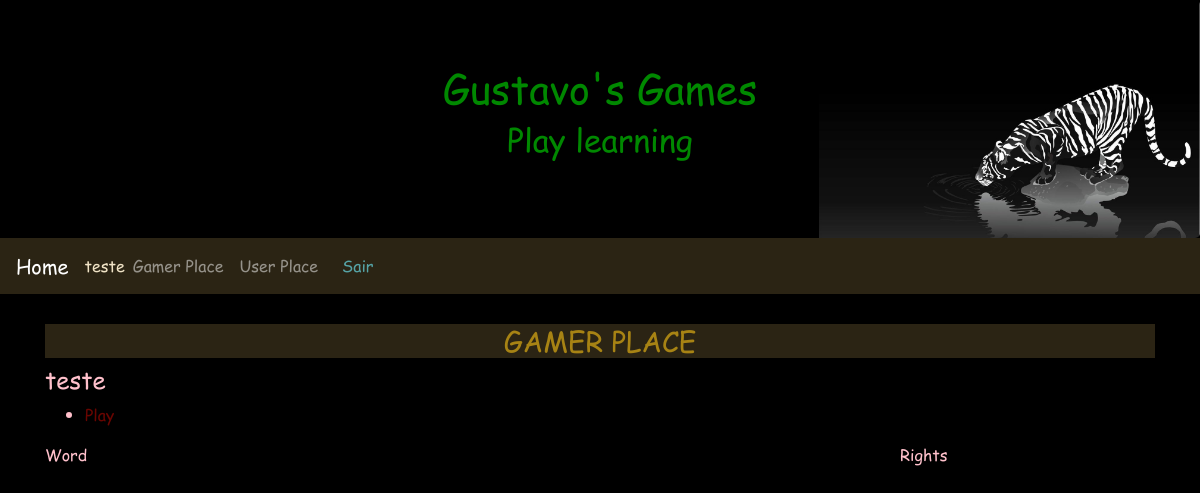
Before: /gamerplace/13 (signed in) with the older database file.
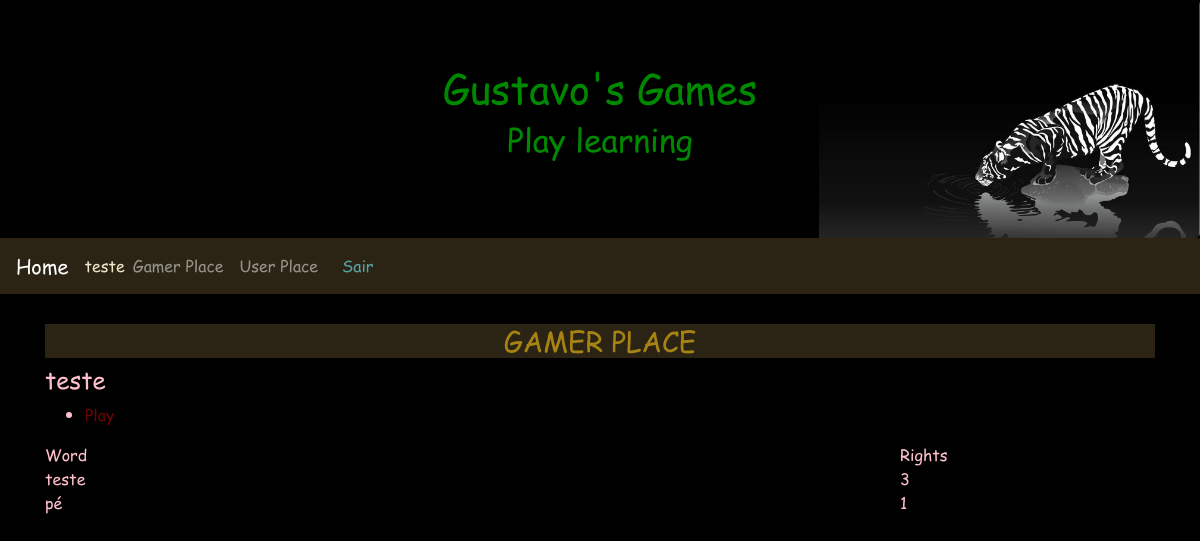
After: the same page with the newer database file.
### words/models.py (models this page shows, shortened)
class Right(models.Model):
    user   = models.ForeignKey(settings.AUTH_USER_MODEL, verbose_name='User', on_delete=models.CASCADE)
    gamer  = models.ForeignKey(Gamer, verbose_name='Gamer', on_delete=models.CASCADE)
    word   = models.ForeignKey(Word, verbose_name='Word', on_delete=models.CASCADE)
    number = models.IntegerField('Rights', default=0)
    created = models.DateTimeField('Created', auto_now_add=True)
    modified = models.DateTimeField('Modified', auto_now=True)
    class Meta:
        verbose_name        = 'Right'
        verbose_name_plural = 'Rights'
        unique_together = [['user', 'gamer', 'word']]

class Word(models.Model):
    gamer  = models.ForeignKey(Gamer, verbose_name='Gamer', on_delete=models.CASCADE, null=True, blank=True)
    word   = models.CharField('Word', max_length=200)
    image  = models.ImageField('Image', upload_to='images/', max_length=500, null=True, blank=True)
    created = models.DateTimeField('Created', auto_now_add=True)
    modified = models.DateTimeField('Modified', auto_now=True)
    class Meta:
        verbose_name        = 'Word'
        verbose_name_plural = 'Words'
    def __str__(self):
        return self.word

### gamerplace/views.py (the view)
# urls.py: path('', TemplateView.as_view(template_name='access/index.html'), name='index'),
class index(LoginRequiredMixin, DetailView):
    template_name = 'gamerplace/index.html'
    model = Gamer
    def get_object(self):
        return get_object_or_404(Gamer, user=self.request.user, pk=self.kwargs['pk'])

### gameplace/models.py (called while the page is built)
    def getRights(self):
        return self.right_set.filter(user=self.user)

### gamerplace/templates/gamerplace/index.html (shortened to what this page needs)
{% extends 'base.html' %}
{% load widget_tweaks %}
{% block content %}
<header>
  <h3>GAMER PLACE</h3>
</header>
<article class="">
  <h4>{{object.nickname}}</h4>
  <ul>
    <li><a href="{% url 'gameplace:dragletter' object.pk %}">Play</a></li>
  </ul>
</article>
<aside class="">
  <div class="row">
    <div class="col-9">
      Word
    </div>
    <div class="col-3">
      Rights
    </div>
  </div>
  {% for right in object.getRights %}
    <div class="row">
      <div class="col-9">
        {{right.word}}
      </div>
      <div class="col-3">
        {{right.number}}
      </div>
    </div>
  {% endfor %}
</aside>
{% endblock %}

Changed rows visible on the page:
added Right: word "teste", number "3"
added Right: word "pé", number "1"
